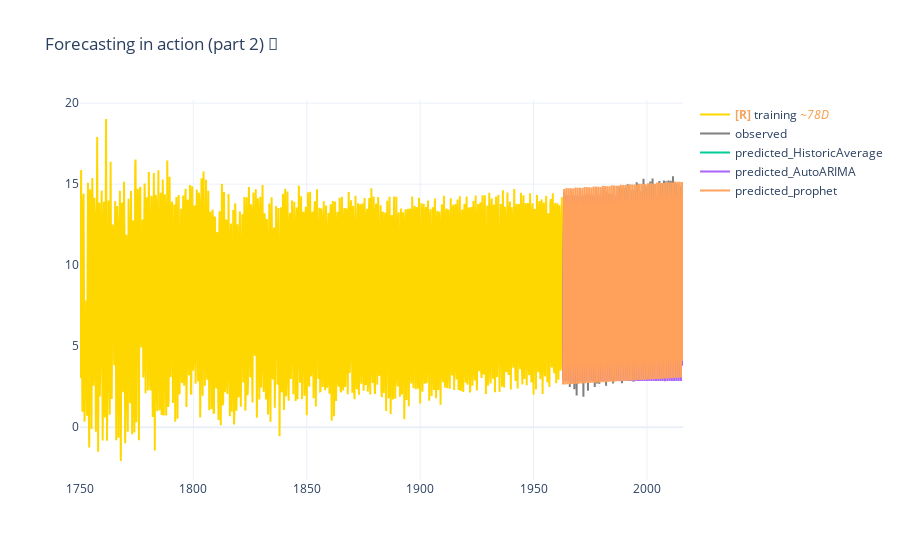

Write notebook code for a chart like this one.
### Code cell
# Plot prophet's prediction
prophet_plot = [
    go.Scatter(x=forecast.ds, y=forecast.yhat, mode="lines", name="predicted_prophet")
]

# Display
fig = go.Figure(data=base_plots + prediction_plots + prophet_plot)
fig.update_layout(title="Forecasting in action (part 2) 🚀")

fig.show()

### Figure 1 — Plotly figure (JSON) as saved in the notebook; plotly's stock layout.template omitted (floating-point values rounded to 4 significant figures; data arrays with more than 128 entries replaced by an {"elided": "..."} marker saying what was removed)
{"data": [{"line": {"color": "#FFD700"}, "mode": "lines", "name": "<b style=\"color:sandybrown\">[R]</b> training <i style=\"color:#fc9944\">~78D</i>", "uid": "895722c0-0968-4026-b863-4b2e6c1d0415", "x": {"elided": "1000 str values"}, "y": {"elided": "1000 float values"}, "type": "scatter"}, {"line": {"color": "grey"}, "mode": "lines", "name": "observed", "uid": "cb26b4b9-01c6-4e35-821a-dc7e3832c8f6", "x": {"elided": "636 str values"}, "y": {"elided": "636 float values"}, "type": "scatter"}, {"mode": "lines", "name": "predicted_HistoricAverage", "uid": "b1fc6396-f2f8-4171-bc8b-b646d83e9b2f", "x": {"elided": "636 str values"}, "y": {"elided": "636 float values"}, "type": "scatter"}, {"mode": "lines", "name": "predicted_AutoARIMA", "uid": "06cdc34b-d9d7-437b-9d90-3cd5f3de376e", "x": {"elided": "636 str values"}, "y": {"elided": "636 float values"}, "type": "scatter"}, {"mode": "lines", "name": "predicted_prophet", "uid": "672dedd2-9a5d-4943-a661-14410062382a", "x": {"elided": "636 str values"}, "y": {"elided": "636 float values"}, "type": "scatter"}], "layout": {"title": {"text": "Forecasting in action (part 2) 🚀"}}}
